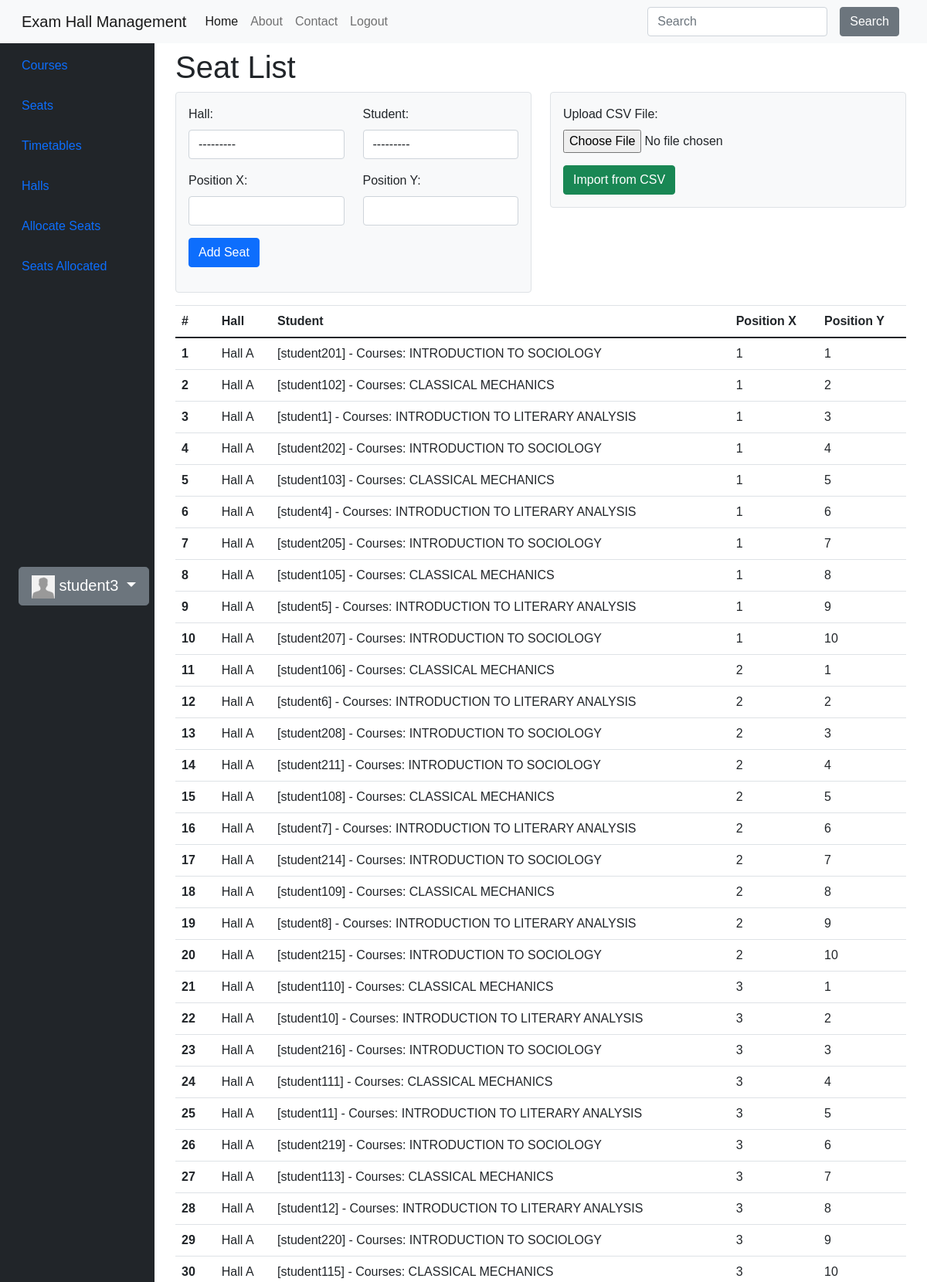
/main/seats/ (signed in, upper part), run on the app's committed database.
### accounts/models.py (models this page shows, shortened)
class CustomUser(AbstractUser):
    email = models.EmailField(unique=True)
    first_name = models.CharField(max_length=30)
    middle_name = models.CharField(max_length=30, blank=True, null=True)
    last_name = models.CharField(max_length=30)
    date_of_birth = models.DateField(null=True, blank=True)
    user_type = models.CharField(max_length=20, verbose_name="User Type")
    slug = models.SlugField(unique=True, blank=True, null=True)
    objects = CustomUserManager()

class Profile(models.Model):
    user = models.OneToOneField(CustomUser, on_delete=models.CASCADE)
    avatar = models.ImageField(
        default='avatar.jpg', # default avatar
        upload_to='profile_avatars' # dir to store the image
    )

class Student(CustomUser):
    LEVEL_CHOICES = (
        (100, '100'),
        (200, '200'),
        (300, '300'),
        (400, '400'),
    )
    level = models.IntegerField(choices=LEVEL_CHOICES, null=True, blank=True)
    class Meta:
        verbose_name = 'Student'
        verbose_name_plural = 'Students'
    def __str__(self):
        today_courses = get_today_courses()
        all_offers = self.offer.all()
        today_courses_ids = set(course.id for course in today_courses)
        all_offers_ids = set(offer.course.id for offer in all_offers)
        common_course_ids = today_courses_ids.intersection(all_offers_ids)
        student_offers = all_offers.filter(course__id__in=common_course_ids)
        course_names = ", ".join(str(offer.course).upper() for offer in student_offers)
        return f"[{self.username}] - Courses: {course_names}"

### main/models.py (models this page shows, shortened)
class Offer(models.Model):
    student = models.ForeignKey('accounts.Student', on_delete=models.CASCADE, related_name='offer')
    course = models.ForeignKey(Course, on_delete=models.CASCADE)

class Seat(models.Model):
    hall = models.ForeignKey('Hall', on_delete=models.CASCADE)
    student = models.ForeignKey('accounts.Student', on_delete=models.CASCADE, null=True, blank=True)
    position_x = models.IntegerField()
    position_y = models.IntegerField()

class Hall(models.Model):
    invigilators = models.ManyToManyField('accounts.Invigilator', related_name='halls', blank=True)
    name = models.CharField(max_length=100)
    capacity = models.PositiveIntegerField()
    description = models.CharField(max_length=256)
    courses = models.ManyToManyField('Course')
    num_columns = models.PositiveIntegerField(default=0)
    num_rows = models.PositiveIntegerField(default=0)
    def __str__(self):
        return f"{self.name}"

class TimeTable(models.Model):
    course = models.ForeignKey(Course, on_delete=models.CASCADE)
    exam_date = models.DateField()
    exam_time = models.TimeField()

class Course(models.Model):
    name = models.CharField(max_length=100)
    code = models.CharField(max_length=8)
    department = models.ForeignKey(Department, on_delete=models.CASCADE)
    def __str__(self):
        return f"{self.name}"

### main/views.py (the view, shortened to what this page needs)
# urls.py: path('seats/', SeatCreateView.as_view(), name='seats'),
class SeatCreateView(View):
    template_name = 'main/seats.html'
    def get(self, request, *args, **kwargs):
        seats = Seat.objects.all()
        form = SeatForm()
        return render(request, self.template_name, {'seats': seats, 'form': form})

### main/forms.py
class SeatForm(forms.ModelForm):
    class Meta:
        model = Seat
        fields = ['hall', 'student', 'position_x', 'position_y']

### main/utils.py (called while the page is built)
def get_today_courses():
    today_date = timezone.now().date()
    today_timetable_entries = TimeTable.objects.filter(exam_date=today_date)
    courses_today = [timetable_entry.course for timetable_entry in today_timetable_entries]
    return courses_today

### main/templates/main/seats.html (shortened to what this page needs)
{% extends 'main/base.html' %}
{% load widget_tweaks %}
{% block content %}
    <h1>Seat List</h1>
    <div class="row mb-3">
        <div class="col-md-6">
            <div class="form-container bg-light p-3 rounded border">
                <form method="post" enctype="multipart/form-data">
                    <div class="form-group row">
                        <div class="col-md-6">
                            <label for="{{ form.hall.id_for_label }}">Hall:</label>
                            {{ form.hall|add_class:"form-control" }}
                        </div>
                        <div class="col-md-6">
                            <label for="{{ form.student.id_for_label }}">Student:</label>
                            {{ form.student|add_class:"form-control" }}
                        </div>
                        <div class="col-md-6 mt-3">
                            <label for="{{ form.position_x.id_for_label }}">Position X:</label>
                            {{ form.position_x|add_class:"form-control" }}
                        </div>
                        <div class="col-md-6 mt-3">
                            <label for="{{ form.position_y.id_for_label }}">Position Y:</label>
                            {{ form.position_y|add_class:"form-control" }}
                        </div>
                        <div class="col-md-12 mt-3">
                            <button type="submit" class="btn btn-primary">Add Seat</button>
                        </div>
                    </div>
                </form>
            </div>
        </div>
        <div class="col-md-6">
            <div class="form-container bg-light p-3 rounded border">
                <form method="post" enctype="multipart/form-data">
                    <div class="form-group">
                        <label for="csv_file">Upload CSV File:</label>
                        <input class="form-control-file" type="file" name="csv_file" required>
                    </div>
                    <div class="mt-3">
                        <button type="submit" class="btn btn-success">Import from CSV</button>
                    </div>
                </form>
            </div>
        </div>
    </div>
    <table class="table">
        <thead>
            <tr>
                <th scope="col">#</th>
                <th scope="col">Hall</th>
                <th scope="col">Student</th>
                <th scope="col">Position X</th>
                <th scope="col">Position Y</th>
            </tr>
        </thead>
        <tbody>
            {% for seat in seats %}
                <tr>
                    <th scope="row">{{ forloop.counter }}</th>
                    <td>{{ seat.hall }}</td>
                    <td>{{ seat.student }}</td>
                    <td>{{ seat.position_x }}</td>
                    <td>{{ seat.position_y }}</td>
                </tr>
            {% endfor %}
        </tbody>
    </table>
{% endblock %}

### main/templates/main/base.html (shortened to what this page needs)
<!DOCTYPE html>
<html lang="en">
<head>
    <link rel="stylesheet" href="https://stackpath.bootstrapcdn.com/bootstrap/4.5.2/css/bootstrap.min.css">
    <link href="https://cdn.jsdelivr.net/npm/bootstrap@5.0.2/dist/css/bootstrap.min.css" rel="stylesheet">
    <link rel="stylesheet" href="https://cdnjs.cloudflare.com/ajax/libs/font-awesome/5.15.1/css/all.min.css">
    <link href="https://cdn.jsdelivr.net/npm/bootstrap@5.0.2/dist/css/bootstrap.min.css" rel="stylesheet">
</head>
<body>
    <nav class="navbar navbar-expand-lg navbar-light bg-light fixed-top">
        <div class="container-fluid">
            <a class="navbar-brand" href="{% url 'index' %}">Exam Hall Management</a>
            <div class="collapse navbar-collapse" id="navbarColor04">
                <ul class="navbar-nav me-auto">
                    <li class="nav-item">
                        <a class="nav-link active" href="{% url 'index' %}">Home</a>
                    </li>
                    <li class="nav-item">
                        <a class="nav-link" href="{% url 'about' %}">About</a>
                    </li>
                    <li class="nav-item">
                        <a class="nav-link" href="{% url 'contact' %}">Contact</a>
                    </li>
                    {% if user.is_authenticated %}
                    <li class="nav-item">
                        <a class="nav-link" href="{% url 'accounts:logout' %}">Logout</a>
                    </li>
                    {% endif %}
                </ul>
                <form class="d-flex">
                    <input class="form-control me-sm-2" type="search" placeholder="Search">
                    <button class="btn btn-secondary mx-2 my-2 my-sm-0" type="submit">Search</button>
                </form>
            </div>
        </div>
    </nav>
    <div class="container-fluid">
        <div class="row flex-nowrap">
            <div class="col-auto col-md-3 col-xl-2 px-sm-2 px-0 bg-dark" #sidebar>
                <div class="d-flex flex-column align-items-center align-items-sm-start px-3 pt-2 text-white min-vh-100">
                    <ul class="nav nav-pills flex-column mb-sm-auto mb-0 align-items-center align-items-sm-start mt-5" id="menu">
                        <li>
                            <a href="{% url 'main:courses' %}" class="nav-link px-0 align-middle">
                             <span class="ms-1 d-none d-sm-inline">Courses</span></a>
                        </li>
                        <li>
                            <a href="{% url 'main:seats' %}" class="nav-link px-0 align-middle">
                             <span class="ms-1 d-none d-sm-inline">Seats</span></a>
                        </li>
                        <li>
                            <a href="{% url 'main:timetables' %}" class="nav-link px-0 align-middle">
                             <span class="ms-1 d-none d-sm-inline">Timetables</span></a>
                        </li>
                        <li>
                            <a href="{% url 'main:halls' %}" class="nav-link px-0 align-middle">
                             <span class="ms-1 d-none d-sm-inline">Halls</span></a>
                        </li>
                        <li>
                            <a href="{% url 'main:allocate' %}" class="nav-link px-0 align-middle">
                                 <span class="ms-1 d-none d-sm-inline">Allocate Seats</span>
                            </a>
                        </li>
                        <li>
                            <a href="{% url 'main:allocated_seats' %}" class="nav-link px-0 align-middle">
                                 <span class="ms-1 d-none d-sm-inline">Seats Allocated</span>
                            </a>
                        </li>
                    </ul>
                    <div class="dropdown">
                        <div class="btn btn-lg btn-secondary dropdown-toggle my-3"
                        type="button" id="dropdownMenuButton1" data-bs-toggle="dropdown" aria-expanded="false">
                            <img src="{{ user.profile.avatar.url }}" width="30" height="30">
                            {{ user.username }}
                        </div>
                    </div>
                </div>
            </div>
            <div class="col my-5">
                <div id="content">
                    {% block content %}{% endblock %}
                </div>
            </div>
        </div>
    </div>
</body>
</html>

### data on the page
CustomUser: profile.avatar (placeholder picture), username "student3"
Offer: student "---------"
Seat: hall "Hall A", student "[student201] - Courses: INTRODUCTION TO SOCIOLOGY", position_x "1", position_y "1"
Seat: hall "Hall A", student "[student102] - Courses: CLASSICAL MECHANICS", position_x "1", position_y "2"
Seat: hall "Hall A", student "[student1] - Courses: INTRODUCTION TO LITERARY ANALYSIS", position_x "1", position_y "3"
Seat: hall "Hall A", student "[student202] - Courses: INTRODUCTION TO SOCIOLOGY", position_x "1", position_y "4"
Seat: hall "Hall A", student "[student103] - Courses: CLASSICAL MECHANICS", position_x "1", position_y "5"
Seat: hall "Hall A", student "[student4] - Courses: INTRODUCTION TO LITERARY ANALYSIS", position_x "1", position_y "6"
Seat: hall "Hall A", student "[student205] - Courses: INTRODUCTION TO SOCIOLOGY", position_x "1", position_y "7"
Seat: hall "Hall A", student "[student105] - Courses: CLASSICAL MECHANICS", position_x "1", position_y "8"
Seat: hall "Hall A", student "[student5] - Courses: INTRODUCTION TO LITERARY ANALYSIS", position_x "1", position_y "9"
Seat: hall "Hall A", student "[student207] - Courses: INTRODUCTION TO SOCIOLOGY", position_x "1", position_y "10"
Seat: hall "Hall A", student "[student106] - Courses: CLASSICAL MECHANICS", position_x "2", position_y "1"
Seat: hall "Hall A", student "[student6] - Courses: INTRODUCTION TO LITERARY ANALYSIS", position_x "2", position_y "2"
Seat: hall "Hall A", student "[student208] - Courses: INTRODUCTION TO SOCIOLOGY", position_x "2", position_y "3"
Seat: hall "Hall A", student "[student211] - Courses: INTRODUCTION TO SOCIOLOGY", position_x "2", position_y "4"
Seat: hall "Hall A", student "[student108] - Courses: CLASSICAL MECHANICS", position_x "2", position_y "5"
Seat: hall "Hall A", student "[student7] - Courses: INTRODUCTION TO LITERARY ANALYSIS", position_x "2", position_y "6"
Seat: hall "Hall A", student "[student214] - Courses: INTRODUCTION TO SOCIOLOGY", position_x "2", position_y "7"
Seat: hall "Hall A", student "[student109] - Courses: CLASSICAL MECHANICS", position_x "2", position_y "8"
Seat: hall "Hall A", student "[student8] - Courses: INTRODUCTION TO LITERARY ANALYSIS", position_x "2", position_y "9"
Seat: hall "Hall A", student "[student215] - Courses: INTRODUCTION TO SOCIOLOGY", position_x "2", position_y "10"
Seat: hall "Hall A", student "[student110] - Courses: CLASSICAL MECHANICS", position_x "3", position_y "1"
Seat: hall "Hall A", student "[student10] - Courses: INTRODUCTION TO LITERARY ANALYSIS", position_x "3", position_y "2"
Seat: hall "Hall A", student "[student216] - Courses: INTRODUCTION TO SOCIOLOGY", position_x "3", position_y "3"
Seat: hall "Hall A", student "[student111] - Courses: CLASSICAL MECHANICS", position_x "3", position_y "4"
Seat: hall "Hall A", student "[student11] - Courses: INTRODUCTION TO LITERARY ANALYSIS", position_x "3", position_y "5"
Seat: hall "Hall A", student "[student219] - Courses: INTRODUCTION TO SOCIOLOGY", position_x "3", position_y "6"
Seat: hall "Hall A", student "[student113] - Courses: CLASSICAL MECHANICS", position_x "3", position_y "7"
Seat: hall "Hall A", student "[student12] - Courses: INTRODUCTION TO LITERARY ANALYSIS", position_x "3", position_y "8"
Seat: hall "Hall A", student "[student220] - Courses: INTRODUCTION TO SOCIOLOGY", position_x "3", position_y "9"
Seat: hall "Hall A", student "[student115] - Courses: CLASSICAL MECHANICS", position_x "3", position_y "10"
